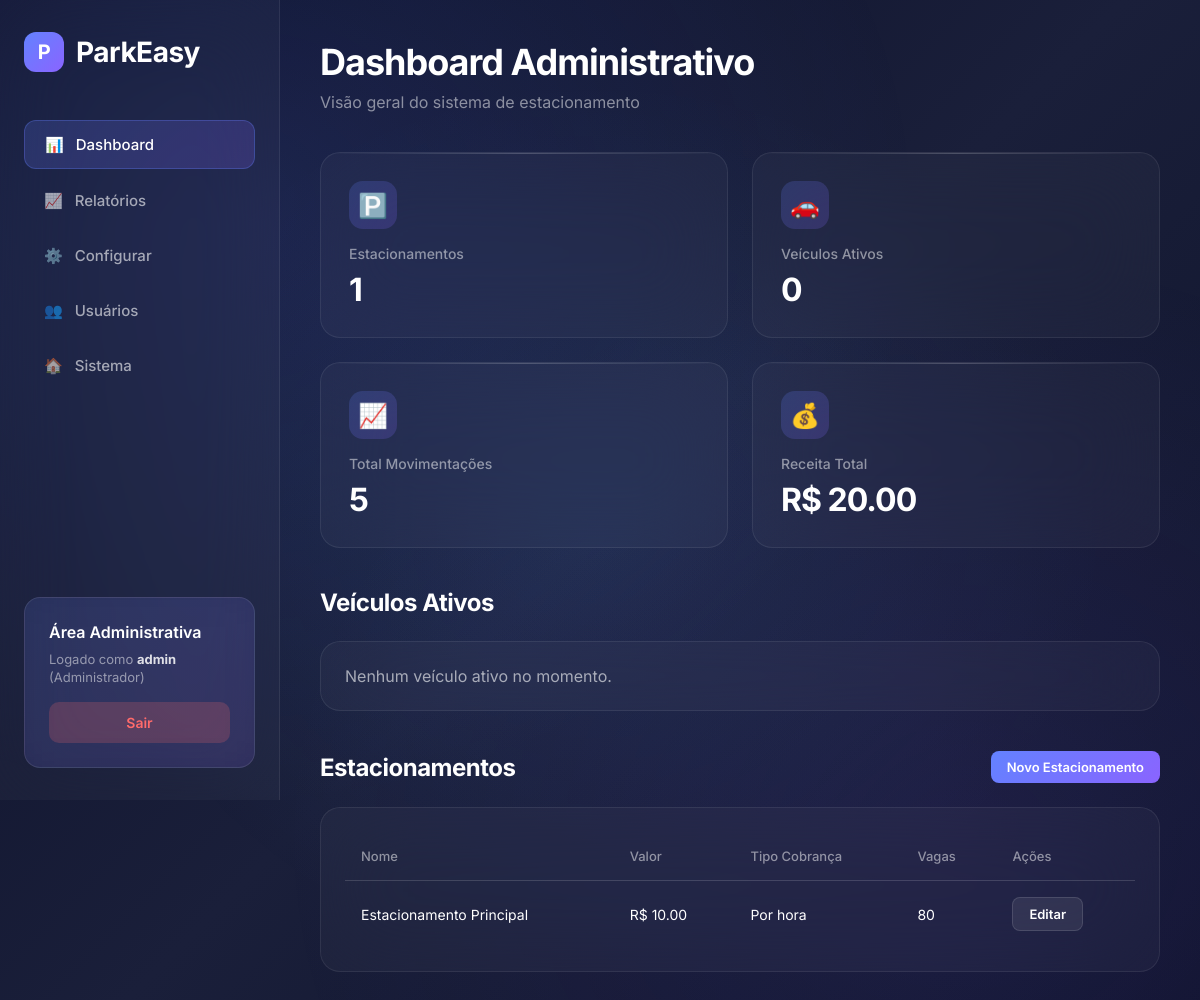
Page /painel/ (signed in) on the committed database.
### estacionamento/models.py (models this page shows, shortened)
class UserProfile(models.Model):
    CLIENTE = 'cliente'
    GESTOR = 'gestor'
    ADMIN = 'admin'
    ROLE_CHOICES = [
        (CLIENTE, 'Cliente'),
        (GESTOR, 'Gestor'),
        (ADMIN, 'Administrador'),
    ]
    user = models.OneToOneField(User, on_delete=models.CASCADE, related_name='profile')
    role = models.CharField(max_length=20, choices=ROLE_CHOICES, default=CLIENTE)
    created_at = models.DateTimeField(auto_now_add=True)
    class Meta:
        verbose_name = 'Perfil de Usuário'
        verbose_name_plural = 'Perfis de Usuário'
    def can_manage_parking(self):
        return self.role in [self.GESTOR, self.ADMIN]
    def can_manage_users(self):
        return self.role == self.ADMIN

class Estacionamento(models.Model):
    POR_MINUTO = 'por_minuto'
    POR_HORA = 'por_hora'
    TIPO_COBRANCA_CHOICES = [
        (POR_MINUTO, 'Por minuto'),
        (POR_HORA, 'Por hora'),
    ]
    nome = models.CharField(max_length=120)
    valor = models.DecimalField(
        max_digits=10,
        decimal_places=2,
        validators=[MinValueValidator(Decimal('0.01'))],
    )
    tipo_cobranca = models.CharField(
        max_length=20,
        choices=TIPO_COBRANCA_CHOICES,
    )
    ativo = models.BooleanField(default=True)
    criado_em = models.DateTimeField(auto_now_add=True)
    class Meta:
        ordering = ['nome']
    @property
    def tipo_cobranca_label(self):
        return dict(self.TIPO_COBRANCA_CHOICES).get(self.tipo_cobranca, self.tipo_cobranca)

### estacionamento/views.py (the view)
# urls.py: path('painel/', views.painel, name='painel'),
@login_required
def painel(request):
    if not hasattr(request.user, 'profile') or not request.user.profile.can_manage_parking():
        return redirect('home')
    estacionamentos = Estacionamento.objects.filter(ativo=True)
    movimentacoes_ativas = Movimentacao.objects.filter(ativa=True).select_related('vaga', 'vaga__estacionamento')
    total_movimentacoes = Movimentacao.objects.count()
    total_receita = Movimentacao.objects.filter(valor_pago__isnull=False).aggregate(
        total=models.Sum('valor_pago')
    )['total'] or 0
    return render(request, 'painel.html', {
        'estacionamentos': estacionamentos,
        'movimentacoes_ativas': movimentacoes_ativas,
        'total_movimentacoes': total_movimentacoes,
        'total_receita': total_receita,
    })

### estacionamento/templates/painel.html (shortened to what this page needs)
<!DOCTYPE html>
<html lang="pt-br">
<head>
</head>
<body>
    <div class="app-container">
        <aside class="sidebar">
            <div class="logo">
                <div class="logo-icon">P</div>
                ParkEasy
            </div>
            <nav class="nav-links">
                <a href="{% url 'painel' %}" class="nav-link active">
                    <span>📊</span>
                    Dashboard
                </a>
                <a href="{% url 'relatorios' %}" class="nav-link">
                    <span>📈</span>
                    Relatórios
                </a>
                <a href="{% url 'configurar_vagas' %}" class="nav-link">
                    <span>⚙️</span>
                    Configurar
                </a>
                {% if user.profile.can_manage_users %}
                <a href="{% url 'gerenciar_usuarios' %}" class="nav-link">
                    <span>👥</span>
                    Usuários
                </a>
                {% endif %}
                <a href="{% url 'home' %}" class="nav-link">
                    <span>🏠</span>
                    Sistema
                </a>
            </nav>
            <div class="account-card">
                <h3>Área Administrativa</h3>
                <p>Logado como <strong>{{ user.username }}</strong> ({{ user.profile.get_role_display }})</p>
                <a href="{% url 'logout' %}" class="account-btn account-btn-logout">Sair</a>
            </div>
        </aside>
        <main class="main-content">
            <div class="header">
                <div>
                    <h1>Dashboard Administrativo</h1>
                    <p>Visão geral do sistema de estacionamento</p>
                </div>
            </div>
            <div class="stats-grid">
                <div class="stat-card">
                    <div class="icon">🅿️</div>
                    <h3>Estacionamentos</h3>
                    <div class="value">{{ estacionamentos.count }}</div>
                </div>
                <div class="stat-card">
                    <div class="icon">🚗</div>
                    <h3>Veículos Ativos</h3>
                    <div class="value">{{ movimentacoes_ativas.count }}</div>
                </div>
                <div class="stat-card">
                    <div class="icon">📈</div>
                    <h3>Total Movimentações</h3>
                    <div class="value">{{ total_movimentacoes }}</div>
                </div>
                <div class="stat-card">
                    <div class="icon">💰</div>
                    <h3>Receita Total</h3>
                    <div class="value">R$ {{ total_receita|floatformat:2 }}</div>
                </div>
            </div>
            <div class="section">
                <div class="section-header">
                    <h2>Veículos Ativos</h2>
                </div>
                <div class="table-container">
                    {% if movimentacoes_ativas %}
                    <table>
                        <thead>
                            <tr>
                                <th>Placa</th>
                                <th>Vaga</th>
                                <th>Estacionamento</th>
                                <th>Entrada</th>
                            </tr>
                        </thead>
                        <tbody>
                            {% for mov in movimentacoes_ativas %}
                            <tr>
                                <td>{{ mov.placa }}</td>
                                <td>{{ mov.vaga.numero }}</td>
                                <td>{{ mov.vaga.estacionamento.nome }}</td>
                                <td>{{ mov.horario_entrada|date:"d/m/Y H:i" }}</td>
                            </tr>
                            {% endfor %}
                        </tbody>
                    </table>
                    {% else %}
                    <p style="color: rgba(255,255,255,0.6);">Nenhum veículo ativo no momento.</p>
                    {% endif %}
                </div>
            </div>
            <div class="section">
                <div class="section-header">
                    <h2>Estacionamentos</h2>
                    <a href="{% url 'configurar_vagas' %}" class="btn btn-primary">Novo Estacionamento</a>
                </div>
                <div class="table-container">
                    {% if estacionamentos %}
                    <table>
                        <thead>
                            <tr>
                                <th>Nome</th>
                                <th>Valor</th>
                                <th>Tipo Cobrança</th>
                                <th>Vagas</th>
                                <th>Ações</th>
                            </tr>
                        </thead>
                        <tbody>
                            {% for est in estacionamentos %}
                            <tr>
                                <td>{{ est.nome }}</td>
                                <td>R$ {{ est.valor }}</td>
                                <td>{{ est.tipo_cobranca_label }}</td>
                                <td>{{ est.vagas.count }}</td>
                                <td>
                                    <a href="{% url 'editar_estacionamento' est.pk %}" class="btn btn-secondary">Editar</a>
                                </td>
                            </tr>
                            {% endfor %}
                        </tbody>
                    </table>
                    {% else %}
                    <p style="color: rgba(255,255,255,0.6);">Nenhum estacionamento cadastrado.</p>
                    {% endif %}
                </div>
            </div>
        </main>
    </div>
</body>
</html>

### rows in the picture
Estacionamento: nome "Estacionamento Principal", valor "10.00", tipo_cobranca_label "Por hora", vagas.count "80"

### other values in the picture
{{ user.username }} "admin"
{{ user.profile.get_role_display }} "Administrador"
{{ estacionamentos.count }} "1"
{{ movimentacoes_ativas.count }} "0"
{{ total_movimentacoes }} "5"
{{ total_receita|floatformat:2 }} "20.00"
